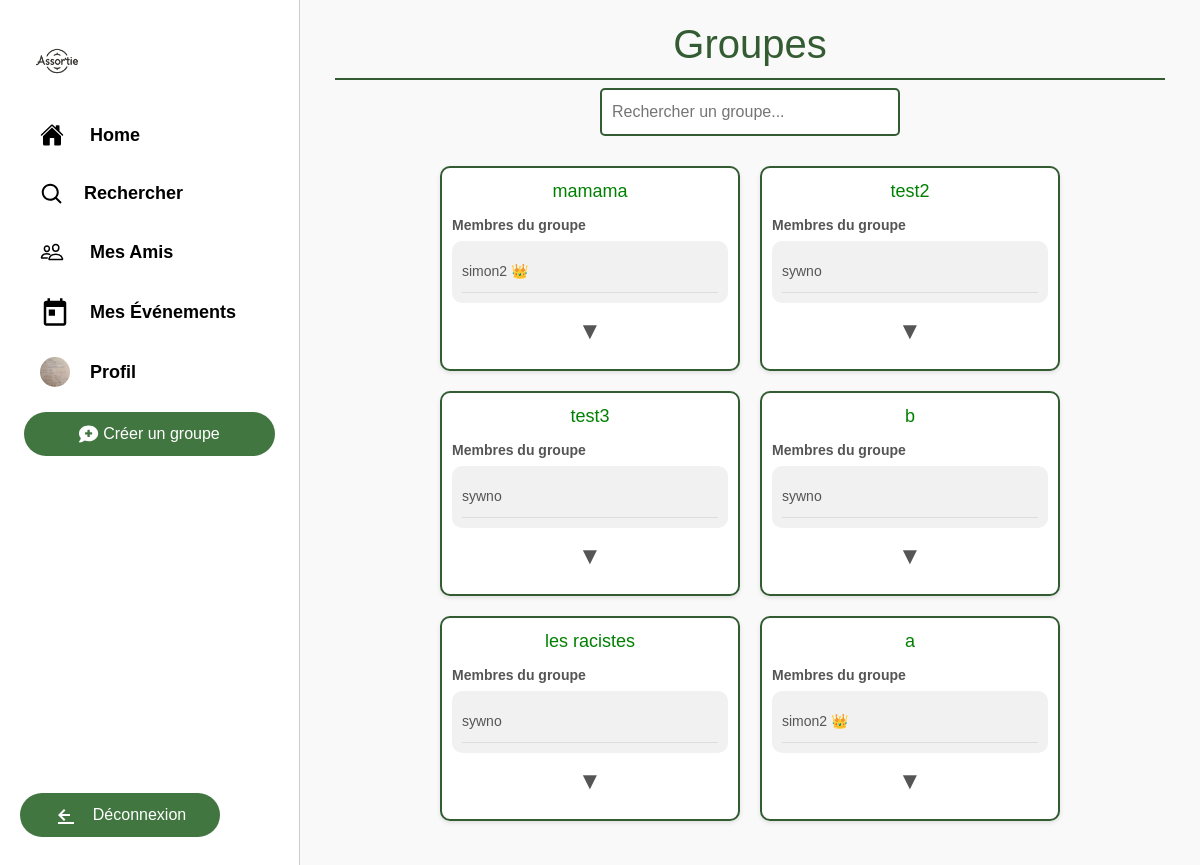
The app's page /sorties/ (signed in) with its own data.
### sorties/models.py (models this page shows, shortened)
class Profile(models.Model):
    user = models.OneToOneField(User, on_delete=models.CASCADE, unique=True)
    friends = models.ManyToManyField('self', blank=True)
    photo = models.ImageField(upload_to='profile_pics/', blank=True, null=True, default='profile_pics/default_profile.jpg')
    other_profile_field = models.CharField(max_length=100, blank=True, null=True)  # Exemple de champ supplémentaire

class GroupeAmis(models.Model):
    nom = models.CharField(max_length=100)
    createur = models.ForeignKey(User, related_name='groupes_crees', on_delete=models.CASCADE)
    membres = models.ManyToManyField(User, related_name='groupes')
    administrateur = models.ForeignKey(User, related_name='groupes_administres', on_delete=models.CASCADE)

### sorties/views.py (the view)
# urls.py: path('', views.liste_groupes, name='liste_groupes'),
@login_required
def liste_groupes(request):
    query = request.GET.get('q')
    if query:
        groupes = GroupeAmis.objects.filter(nom__icontains=query, membres=request.user)
    else:
        groupes = GroupeAmis.objects.filter(membres=request.user)
    return render(request, 'sorties/liste_groupes.html', {'groupes': groupes})

### sorties/templates/sorties/liste_groupes.html (shortened to what this page needs)
{% extends "sorties/base.html" %}
{% block content %}
    <h1>Groupes</h1>
    <div class="search-container">
        <input type="text" id="search-input" placeholder="Rechercher un groupe...">
    </div>
    <ul id="group-list">
        {% for groupe in groupes %}
            <li class="group-item">
                <a style="color:green;" href="{% url 'groupe_detail' group_id=groupe.id %}">{{ groupe.nom }}</a>
                <div class="groupe-details">
                    <p>Membres du groupe</p>
                    <div class="participants-box collapsed">
                        {% for participant in groupe.membres.all %}
                            <div class="participant-name">{{ participant.username }}
                                {% if participant == groupe.administrateur %}
                                    <span class="admin-crown">👑</span>
                                {% endif %}
                            </div>
                        {% endfor %}
                    </div>
                    <span class="toggle-arrow">&#9660;</span>
                </div>
            </li>
        {% endfor %}
    </ul>
{% endblock %}

### sorties/templates/sorties/base.html (shortened to what this page needs)
{% load static %}
<!DOCTYPE html>
<html>
<head>
    <link href="https://maxcdn.bootstrapcdn.com/bootstrap/4.0.0/css/bootstrap.min.css" rel="stylesheet">
</head>
<body>
    <div class="sidebar">
        <a href="{% url 'liste_groupes' %}" class="logo">
            <img src="{% static 'images/logo1.png' %}" alt="Logo">
        </a>
        <a href="{% url 'liste_groupes' %}" class="button_sidebar">
            <span class="text">Home</span>
        </a>
        <a href="{% url 'search_users' %}" class="button_sidebar">
            <span class="text">Rechercher</span>
        </a>
        <a href="{% url 'view_friends' %}" class="button_sidebar">
            <span class="text">Mes Amis</span>
        </a>
        <a href="{% url 'mes_evenements' %}" class="button_sidebar">
            <svg class="icon" viewBox="0 0 24 24" fill="currentColor" width="30" height="30">
                <path d="M19 3h-1V1h-2v2H8V1H6v2H5c-1.1 0-1.99.9-1.99 2L3 21c0 1.1.9 2 2 2h14c1.1 0 2-.9 2-2V5c0-1.1-.9-2-2-2zm0 18H5V8h14v13zM7 10h5v5H7z"></path>
            </svg>
            <span class="text">Mes Événements</span>
        </a>
        {% if user.is_authenticated %}
            <a href="{% url 'view_profile' request.user.username %}" class="button_sidebar">
                {% if user.profile.photo %}
                    <img src="{{ user.profile.photo.url }}" alt="Profile Photo" class="profile-photo">
                {% else %}
                    <svg class="icon" viewBox="0 0 24 24" fill="currentColor" width="24" height="24">
                        <path d="M20.7 7.3l-4-4a1 1 0 00-1.4 0l-9 9a1 1 0 00-.3.7v3a1 1 0 001 1h3a1 1 0 00.7-.3l9-9a1 1 0 000-1.4zM4 20h16a1 1 0 000-2H4a1 1 0 000 2zm7-7.6l5.6-5.6L16 4.4l-5.6 5.6L11 13v-1.6z"></path>
                    </svg>
                {% endif %}
                <span class="text">Profil</span>
            </a>
            <div class="button-container">
                <a href="{% url 'creer_groupe' %}" class="button">
                    <span>Créer un groupe</span>
                </a>
            </div>
            <div class="button_deco-container">
                <a href="{% url 'logout' %}" class="button_deco">
                    <svg class="icon" viewBox="0 0 24 24" fill="currentColor" width="24" height="24">
                        <path d="M16 13v-2H7.83l3.58-3.59L10 6l-6 6 6 6 1.41-1.41L7.83 13H16zm4 8H4v-2h16v2z"></path>
                    </svg>
                    <span>Déconnexion</span>
                </a>
            </div>
        {% endif %}
    </div>
    <div class="content">
        <div class="container">
            {% block content %}
            {% endblock %}
        </div>
    </div>
</body>
</html>

### sorties/templates/sorties/base.html (style rules this page uses)
body { margin: 0; font-family: 'Arial', sans-serif; display: flex; background-color: #f5f8fa; }
.sidebar { width: 25%; background-color: #fff; display: flex; flex-direction: column; align-items: flex-start; position: fixed; overflow-y: auto; transition: width 0.3s; border-right: 1px solid #ccc; padding-top: 10px; height: 100%; padding-bottom: 20px; }
.button_sidebar { display: flex; align-items: center; padding: 10px 20px; margin: 5px 20px; text-decoration: none; color: #000; border-radius: 30px; transition: box-shadow 0.3s, background-color 0.3s; width: auto; font-weight: bold; }
.button_sidebar .icon { margin-right: 15px; }
.button_sidebar .text { display: inline; margin-left: 5px; }
.profile-photo { border-radius: 50%; width: 30px; height: 30px; object-fit: cover; margin-right: 15px; }
.logo { display: flex; align-items: center; padding: 10px 2px; margin: 5px 20px 0; text-decoration: none; }
.logo img { width: 70px; height: 70px; object-fit: cover; transition: box-shadow 0.3s, background-color 0.3s; border-radius: 30px; }
.content { margin-left: 25%; padding: 20px; width: 75%; transition: margin-left 0.3s, width 0.3s; }
.button-container { display: flex; justify-content: center; width: 100%; padding-left: 10px; padding-right: 10px; padding-top: 10px; }
.button_deco { background-color: #427641; color: white; border: none; border-radius: 30px; padding: 10px 20px; font-size: 16px; cursor: pointer; display: flex; align-items: center; justify-content: center; transition: border-radius 0.3s, box-shadow 0.3s, background-color 0.3s; width: 90%; max-width: 200px; text-decoration: none; }
.button { background-color: #427641; color: white; border: none; border-radius: 30px; padding: 10px 20px; font-size: 16px; cursor: pointer; display: flex; align-items: center; justify-content: center; transition: border-radius 0.3s, box-shadow 0.3s, background-color 0.3s; width: 90%; max-width: 2000px; text-decoration: none; }
.button_deco .icon, .button_deco .text { margin-right: 15px; }
.button_deco-container { position: absolute; bottom: 20px; left: 20px; width: 90%; }

### sorties/templates/sorties/liste_groupes.html (style rules this page uses)
body { font-family: Arial, sans-serif; background-color: #f9f9f9; color: #345c33; }
h1 { color: #345c33; text-align: center; border-bottom: 2px solid #345c33; padding-bottom: 10px; }
ul { list-style-type: none; padding: 0; display: flex; flex-wrap: wrap; justify-content: center; }
li { background-color: #fff; border: 2px solid #345c33; border-radius: 10px; margin: 10px; padding: 10px; box-shadow: 0 2px 4px rgba(0,0,0,0.1); transition: box-shadow 0.3s ease; width: 300px; height: auto; display: flex; flex-direction: column; justify-content: flex-start; align-items: center; text-align: center; transition: box-shadow 0.3s ease; box-shadow: 0 2px 4px rgba(0, 0, 0, 0.1); }
a { text-decoration: none; color: #3498db; font-size: 18px; margin-bottom: 10px; }
.groupe-details { font-size: 14px; color: #555; text-align: left; width: 100%; }
.groupe-details p { font-weight: bold; margin-bottom: 5px; }
.participants-box { background-color: #f1f1f1; border-radius: 10px; padding: 10px; width: 100%; text-align: left; overflow: hidden; }
.participant-name { padding: 10px 0; border-bottom: 1px solid #ddd; }
.toggle-arrow { cursor: pointer; text-align: center; display: block; margin: 10px auto; font-size: 24px; transition: transform 0.3s ease; }
.search-container { text-align: center; margin-bottom: 20px; }
.search-container input[type="text"] { padding: 10px; font-size: 16px; border: 2px solid #345c33; border-radius: 5px; width: 300px; }

### records on screen
GroupeAmis: nom "mamama"
GroupeAmis: nom "test2"
GroupeAmis: nom "test3"
GroupeAmis: nom "b"
GroupeAmis: nom "les racistes"
GroupeAmis: nom "a"

### other values on screen
{{ participant.username }} "simon2"
{{ participant.username }} "sywno"
